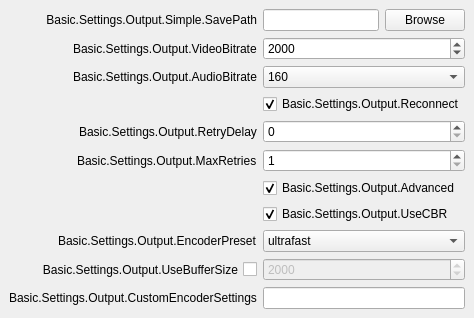
           <widget class="QWidget" name="easyOutputsPage">
            <layout class="QVBoxLayout" name="verticalLayout_3">
             <property name="leftMargin">
              <number>0</number>
             </property>
             <property name="topMargin">
              <number>0</number>
             </property>
             <property name="rightMargin">
              <number>0</number>
             </property>
             <property name="bottomMargin">
              <number>0</number>
             </property>
             <item alignment="Qt::AlignTop">
              <widget class="QWidget" name="simpleOutputContainer" native="true">
               <layout class="QVBoxLayout" name="verticalLayout_4">
                <property name="leftMargin">
                 <number>0</number>
                </property>
                <property name="topMargin">
                 <number>0</number>
                </property>
                <property name="rightMargin">
                 <number>0</number>
                </property>
                <property name="bottomMargin">
                 <number>0</number>
                </property>
                <item alignment="Qt::AlignTop">
                 <widget class="QWidget" name="widget_2" native="true">
                  <property name="sizePolicy">
                   <sizepolicy hsizetype="Preferred" vsizetype="Fixed">
                    <horstretch>0</horstretch>
                    <verstretch>0</verstretch>
                   </sizepolicy>
                  </property>
                  <layout class="QFormLayout" name="formLayout_6">
                   <property name="fieldGrowthPolicy">
                    <enum>QFormLayout::AllNonFixedFieldsGrow</enum>
                   </property>
                   <property name="labelAlignment">
                    <set>Qt::AlignRight|Qt::AlignTrailing|Qt::AlignVCenter</set>
                   </property>
                   <item row="0" column="0">
                    <widget class="QLabel" name="label_18">
                     <property name="minimumSize">
                      <size>
                       <width>170</width>
                       <height>0</height>
                      </size>
                     </property>
                     <property name="text">
                      <string>Basic.Settings.Output.Simple.SavePath</string>
                     </property>
                     <property name="alignment">
                      <set>Qt::AlignRight|Qt::AlignTrailing|Qt::AlignVCenter</set>
                     </property>
                    </widget>
                   </item>
                   <item row="0" column="1">
                    <layout class="QHBoxLayout" name="horizontalLayout_5">
                     <item>
                      <widget class="QLineEdit" name="simpleOutputPath">
                       <property name="enabled">
                        <bool>true</bool>
                       </property>
                      </widget>
                     </item>
                     <item>
                      <widget class="QPushButton" name="simpleOutputBrowse">
                       <property name="enabled">
                        <bool>true</bool>
                       </property>
                       <property name="text">
                        <string>Browse</string>
                       </property>
                      </widget>
                     </item>
                    </layout>
                   </item>
                   <item row="1" column="0">
                    <widget class="QLabel" name="label_19">
                     <property name="text">
                      <string>Basic.Settings.Output.VideoBitrate</string>
                     </property>
                    </widget>
                   </item>
                   <item row="1" column="1">
                    <widget class="QSpinBox" name="simpleOutputVBitrate">
                     <property name="minimum">
                      <number>200</number>
                     </property>
                     <property name="maximum">
                      <number>1000000</number>
                     </property>
                     <property name="value">
                      <number>2000</number>
                     </property>
                    </widget>
                   </item>
                   <item row="2" column="0">
                    <widget class="QLabel" name="label_20">
                     <property name="text">
                      <string>Basic.Settings.Output.AudioBitrate</string>
                     </property>
                    </widget>
                   </item>
                   <item row="2" column="1">
                    <widget class="QComboBox" name="simpleOutputABitrate">
                     <property name="currentIndex">
                      <number>4</number>
                     </property>
                     <item>
                      <property name="text">
                       <string>32</string>
                      </property>
                     </item>
                     <item>
                      <property name="text">
                       <string>64</string>
                      </property>
                     </item>
                     <item>
                      <property name="text">
                       <string>96</string>
                      </property>
                     </item>
                     <item>
                      <property name="text">
                       <string>128</string>
                      </property>
                     </item>
                     <item>
                      <property name="text">
                       <string>160</string>
                      </property>
                     </item>
                     <item>
                      <property name="text">
                       <string>192</string>
                      </property>
                     </item>
                     <item>
                      <property name="text">
                       <string>256</string>
                      </property>
                     </item>
                     <item>
                      <property name="text">
                       <string>320</string>
                      </property>
                     </item>
                    </widget>
                   </item>
                   <item row="3" column="1">
                    <widget class="QCheckBox" name="simpleOutReconnect">
                     <property name="text">
                      <string>Basic.Settings.Output.Reconnect</string>
                     </property>
                     <property name="checked">
                      <bool>true</bool>
                     </property>
                    </widget>
                   </item>
                   <item row="4" column="0">
                    <widget class="QLabel" name="label_17">
                     <property name="text">
                      <string>Basic.Settings.Output.RetryDelay</string>
                     </property>
                    </widget>
                   </item>
                   <item row="4" column="1">
                    <widget class="QSpinBox" name="simpleOutRetryDelay">
                     <property name="maximum">
                      <number>30</number>
                     </property>
                    </widget>
                   </item>
                   <item row="5" column="0">
                    <widget class="QLabel" name="label_22">
                     <property name="text">
                      <string>Basic.Settings.Output.MaxRetries</string>
                     </property>
                    </widget>
                   </item>
                   <item row="5" column="1">
                    <widget class="QSpinBox" name="simpleOutMaxRetries">
                     <property name="minimum">
                      <number>1</number>
                     </property>
                     <property name="maximum">
                      <number>10000</number>
                     </property>
                    </widget>
                   </item>
                   <item row="6" column="1">
                    <widget class="QCheckBox" name="simpleOutAdvanced">
                     <property name="text">
                      <string>Basic.Settings.Output.Advanced</string>
                     </property>
                     <property name="checked">
                      <bool>true</bool>
                     </property>
                    </widget>
                   </item>
                   <item row="7" column="1">
                    <widget class="QCheckBox" name="simpleOutUseCBR">
                     <property name="text">
                      <string>Basic.Settings.Output.UseCBR</string>
                     </property>
                     <property name="checked">
                      <bool>true</bool>
                     </property>
                    </widget>
                   </item>
                   <item row="8" column="0">
                    <widget class="QLabel" name="label_24">
                     <property name="enabled">
                      <bool>true</bool>
                     </property>
                     <property name="text">
                      <string>Basic.Settings.Output.EncoderPreset</string>
                     </property>
                    </widget>
                   </item>
                   <item row="8" column="1">
                    <widget class="QComboBox" name="simpleOutPreset">
                     <item>
                      <property name="text">
                       <string notr="true">ultrafast</string>
                      </property>
                     </item>
                     <item>
                      <property name="text">
                       <string notr="true">superfast</string>
                      </property>
                     </item>
                     <item>
                      <property name="text">
                       <string notr="true">veryfast</string>
                      </property>
                     </item>
                     <item>
                      <property name="text">
                       <string notr="true">faster</string>
                      </property>
                     </item>
                     <item>
                      <property name="text">
                       <string notr="true">fast</string>
                      </property>
                     </item>
                     <item>
                      <property name="text">
                       <string notr="true">medium</string>
                      </property>
                     </item>
                     <item>
                      <property name="text">
                       <string notr="true">slow</string>
                      </property>
                     </item>
                     <item>
                      <property name="text">
                       <string notr="true">slower</string>
                      </property>
                     </item>
                    </widget>
                   </item>
                   <item row="10" column="0">
                    <widget class="QLabel" name="label_23">
                     <property name="text">
                      <string>Basic.Settings.Output.CustomEncoderSettings</string>
                     </property>
                    </widget>
                   </item>
                   <item row="10" column="1">
                    <widget class="QLineEdit" name="simpleOutCustom"/>
                   </item>
                   <item row="9" column="0">
                    <widget class="QCheckBox" name="simpleOutUseBufsize">
                     <property name="sizePolicy">
                      <sizepolicy hsizetype="Minimum" vsizetype="Expanding">
                       <horstretch>0</horstretch>
                       <verstretch>0</verstretch>
                      </sizepolicy>
                     </property>
                     <property name="layoutDirection">
                      <enum>Qt::RightToLeft</enum>
                     </property>
                     <property name="text">
                      <string>Basic.Settings.Output.UseBufferSize</string>
                     </property>
                    </widget>
                   </item>
                   <item row="9" column="1">
                    <widget class="QSpinBox" name="simpleOutputVBufsize">
                     <property name="enabled">
                      <bool>false</bool>
                     </property>
                     <property name="minimum">
                      <number>200</number>
                     </property>
                     <property name="maximum">
                      <number>1000000</number>
                     </property>
                     <property name="value">
                      <number>2000</number>
                     </property>
                    </widget>
                   </item>
                  </layout>
                 </widget>
                </item>
               </layout>
              </widget>
             </item>
            </layout>
           </widget>
